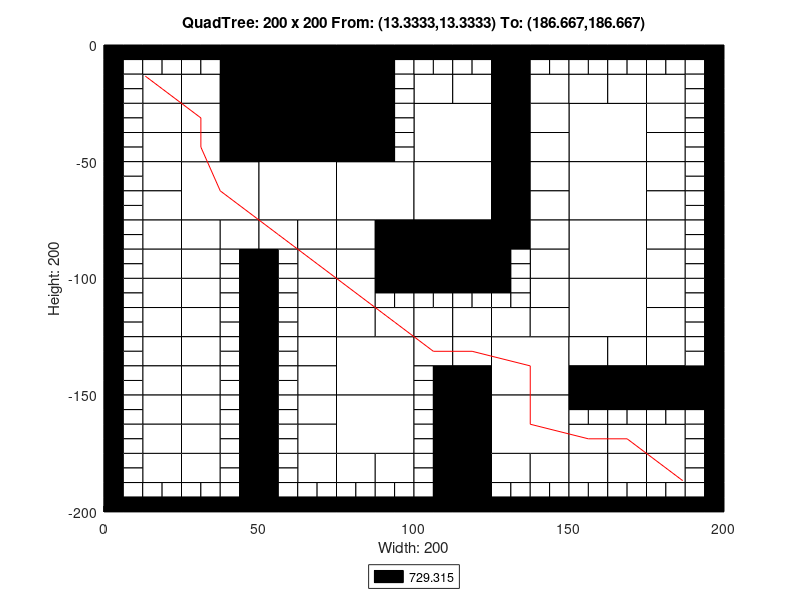

Write the MATLAB code that produced this figure.
axis([0 200 -200 0]);
title('QuadTree: 200 x 200 From: (13.3333,13.3333) To: (186.667,186.667)');
xlabel('Width: 200');
ylabel('Height: 200');
rectangle('Position',[50 -25 25 25], 'FaceColor',[0 0 0]);
rectangle('Position',[50 -50 25 25], 'FaceColor',[0 0 0]);
rectangle('Position',[25 -75 25 25], 'FaceColor',[1 1 1]);
rectangle('Position',[50 -75 25 25], 'FaceColor',[1 1 1]);
rectangle('Position',[75 -75 25 25], 'FaceColor',[1 1 1]);
rectangle('Position',[100 -50 25 25], 'FaceColor',[1 1 1]);
rectangle('Position',[150 -50 25 25], 'FaceColor',[1 1 1]);
rectangle('Position',[100 -75 25 25], 'FaceColor',[1 1 1]);
rectangle('Position',[100 -100 25 25], 'FaceColor',[0 0 0]);
rectangle('Position',[150 -75 25 25], 'FaceColor',[1 1 1]);
rectangle('Position',[150 -100 25 25], 'FaceColor',[1 1 1]);
rectangle('Position',[75 -150 25 25], 'FaceColor',[1 1 1]);
rectangle('Position',[75 -175 25 25], 'FaceColor',[1 1 1]);
rectangle('Position',[125 -150 25 25], 'FaceColor',[1 1 1]);
rectangle('Position',[150 -125 25 25], 'FaceColor',[1 1 1]);
rectangle('Position',[125 -175 25 25], 'FaceColor',[1 1 1]);
rectangle('Position',[12.5 -25 12.5 12.5], 'FaceColor',[1 1 1]);
rectangle('Position',[37.5 -12.5 12.5 12.5], 'FaceColor',[0 0 0]);
rectangle('Position',[25 -25 12.5 12.5], 'FaceColor',[1 1 1]);
rectangle('Position',[37.5 -25 12.5 12.5], 'FaceColor',[0 0 0]);
rectangle('Position',[12.5 -37.5 12.5 12.5], 'FaceColor',[1 1 1]);
rectangle('Position',[12.5 -50 12.5 12.5], 'FaceColor',[1 1 1]);
rectangle('Position',[25 -37.5 12.5 12.5], 'FaceColor',[1 1 1]);
rectangle('Position',[37.5 -37.5 12.5 12.5], 'FaceColor',[0 0 0]);
rectangle('Position',[25 -50 12.5 12.5], 'FaceColor',[1 1 1]);
rectangle('Position',[37.5 -50 12.5 12.5], 'FaceColor',[0 0 0]);
rectangle('Position',[75 -12.5 12.5 12.5], 'FaceColor',[0 0 0]);
rectangle('Position',[75 -25 12.5 12.5], 'FaceColor',[0 0 0]);
rectangle('Position',[75 -37.5 12.5 12.5], 'FaceColor',[0 0 0]);
rectangle('Position',[75 -50 12.5 12.5], 'FaceColor',[0 0 0]);
rectangle('Position',[12.5 -62.5 12.5 12.5], 'FaceColor',[1 1 1]);
rectangle('Position',[12.5 -75 12.5 12.5], 'FaceColor',[1 1 1]);
rectangle('Position',[12.5 -87.5 12.5 12.5], 'FaceColor',[1 1 1]);
rectangle('Position',[12.5 -100 12.5 12.5], 'FaceColor',[1 1 1]);
rectangle('Position',[25 -87.5 12.5 12.5], 'FaceColor',[1 1 1]);
rectangle('Position',[37.5 -87.5 12.5 12.5], 'FaceColor',[1 1 1]);
rectangle('Position',[25 -100 12.5 12.5], 'FaceColor',[1 1 1]);
rectangle('Position',[50 -87.5 12.5 12.5], 'FaceColor',[1 1 1]);
rectangle('Position',[62.5 -87.5 12.5 12.5], 'FaceColor',[1 1 1]);
rectangle('Position',[62.5 -100 12.5 12.5], 'FaceColor',[1 1 1]);
rectangle('Position',[75 -87.5 12.5 12.5], 'FaceColor',[1 1 1]);
rectangle('Position',[87.5 -87.5 12.5 12.5], 'FaceColor',[0 0 0]);
rectangle('Position',[75 -100 12.5 12.5], 'FaceColor',[1 1 1]);
rectangle('Position',[87.5 -100 12.5 12.5], 'FaceColor',[0 0 0]);
rectangle('Position',[100 -25 12.5 12.5], 'FaceColor',[1 1 1]);
rectangle('Position',[112.5 -25 12.5 12.5], 'FaceColor',[1 1 1]);
rectangle('Position',[125 -12.5 12.5 12.5], 'FaceColor',[0 0 0]);
rectangle('Position',[125 -25 12.5 12.5], 'FaceColor',[0 0 0]);
rectangle('Position',[137.5 -25 12.5 12.5], 'FaceColor',[1 1 1]);
rectangle('Position',[125 -37.5 12.5 12.5], 'FaceColor',[0 0 0]);
rectangle('Position',[137.5 -37.5 12.5 12.5], 'FaceColor',[1 1 1]);
rectangle('Position',[125 -50 12.5 12.5], 'FaceColor',[0 0 0]);
rectangle('Position',[137.5 -50 12.5 12.5], 'FaceColor',[1 1 1]);
rectangle('Position',[150 -25 12.5 12.5], 'FaceColor',[1 1 1]);
rectangle('Position',[162.5 -25 12.5 12.5], 'FaceColor',[1 1 1]);
rectangle('Position',[175 -25 12.5 12.5], 'FaceColor',[1 1 1]);
rectangle('Position',[175 -37.5 12.5 12.5], 'FaceColor',[1 1 1]);
rectangle('Position',[175 -50 12.5 12.5], 'FaceColor',[1 1 1]);
rectangle('Position',[125 -62.5 12.5 12.5], 'FaceColor',[0 0 0]);
rectangle('Position',[137.5 -62.5 12.5 12.5], 'FaceColor',[1 1 1]);
rectangle('Position',[125 -75 12.5 12.5], 'FaceColor',[0 0 0]);
rectangle('Position',[137.5 -75 12.5 12.5], 'FaceColor',[1 1 1]);
rectangle('Position',[125 -87.5 12.5 12.5], 'FaceColor',[0 0 0]);
rectangle('Position',[137.5 -87.5 12.5 12.5], 'FaceColor',[1 1 1]);
rectangle('Position',[137.5 -100 12.5 12.5], 'FaceColor',[1 1 1]);
rectangle('Position',[175 -62.5 12.5 12.5], 'FaceColor',[1 1 1]);
rectangle('Position',[175 -75 12.5 12.5], 'FaceColor',[1 1 1]);
rectangle('Position',[175 -87.5 12.5 12.5], 'FaceColor',[1 1 1]);
rectangle('Position',[175 -100 12.5 12.5], 'FaceColor',[1 1 1]);
rectangle('Position',[12.5 -112.5 12.5 12.5], 'FaceColor',[1 1 1]);
rectangle('Position',[12.5 -125 12.5 12.5], 'FaceColor',[1 1 1]);
rectangle('Position',[25 -112.5 12.5 12.5], 'FaceColor',[1 1 1]);
rectangle('Position',[25 -125 12.5 12.5], 'FaceColor',[1 1 1]);
rectangle('Position',[12.5 -137.5 12.5 12.5], 'FaceColor',[1 1 1]);
rectangle('Position',[12.5 -150 12.5 12.5], 'FaceColor',[1 1 1]);
rectangle('Position',[25 -137.5 12.5 12.5], 'FaceColor',[1 1 1]);
rectangle('Position',[25 -150 12.5 12.5], 'FaceColor',[1 1 1]);
rectangle('Position',[62.5 -112.5 12.5 12.5], 'FaceColor',[1 1 1]);
rectangle('Position',[62.5 -125 12.5 12.5], 'FaceColor',[1 1 1]);
rectangle('Position',[75 -112.5 12.5 12.5], 'FaceColor',[1 1 1]);
rectangle('Position',[75 -125 12.5 12.5], 'FaceColor',[1 1 1]);
rectangle('Position',[87.5 -125 12.5 12.5], 'FaceColor',[1 1 1]);
rectangle('Position',[62.5 -137.5 12.5 12.5], 'FaceColor',[1 1 1]);
rectangle('Position',[62.5 -150 12.5 12.5], 'FaceColor',[1 1 1]);
rectangle('Position',[12.5 -162.5 12.5 12.5], 'FaceColor',[1 1 1]);
rectangle('Position',[12.5 -175 12.5 12.5], 'FaceColor',[1 1 1]);
rectangle('Position',[25 -162.5 12.5 12.5], 'FaceColor',[1 1 1]);
rectangle('Position',[25 -175 12.5 12.5], 'FaceColor',[1 1 1]);
rectangle('Position',[12.5 -187.5 12.5 12.5], 'FaceColor',[1 1 1]);
rectangle('Position',[25 -187.5 12.5 12.5], 'FaceColor',[1 1 1]);
rectangle('Position',[62.5 -162.5 12.5 12.5], 'FaceColor',[1 1 1]);
rectangle('Position',[62.5 -175 12.5 12.5], 'FaceColor',[1 1 1]);
rectangle('Position',[62.5 -187.5 12.5 12.5], 'FaceColor',[1 1 1]);
rectangle('Position',[75 -187.5 12.5 12.5], 'FaceColor',[1 1 1]);
rectangle('Position',[87.5 -187.5 12.5 12.5], 'FaceColor',[1 1 1]);
rectangle('Position',[100 -125 12.5 12.5], 'FaceColor',[1 1 1]);
rectangle('Position',[112.5 -125 12.5 12.5], 'FaceColor',[1 1 1]);
rectangle('Position',[137.5 -112.5 12.5 12.5], 'FaceColor',[1 1 1]);
rectangle('Position',[125 -125 12.5 12.5], 'FaceColor',[1 1 1]);
rectangle('Position',[137.5 -125 12.5 12.5], 'FaceColor',[1 1 1]);
rectangle('Position',[100 -137.5 12.5 12.5], 'FaceColor',[1 1 1]);
rectangle('Position',[112.5 -137.5 12.5 12.5], 'FaceColor',[1 1 1]);
rectangle('Position',[112.5 -150 12.5 12.5], 'FaceColor',[0 0 0]);
rectangle('Position',[175 -112.5 12.5 12.5], 'FaceColor',[1 1 1]);
rectangle('Position',[175 -125 12.5 12.5], 'FaceColor',[1 1 1]);
rectangle('Position',[150 -137.5 12.5 12.5], 'FaceColor',[1 1 1]);
rectangle('Position',[162.5 -137.5 12.5 12.5], 'FaceColor',[1 1 1]);
rectangle('Position',[150 -150 12.5 12.5], 'FaceColor',[0 0 0]);
rectangle('Position',[162.5 -150 12.5 12.5], 'FaceColor',[0 0 0]);
rectangle('Position',[175 -137.5 12.5 12.5], 'FaceColor',[1 1 1]);
rectangle('Position',[175 -150 12.5 12.5], 'FaceColor',[0 0 0]);
rectangle('Position',[187.5 -150 12.5 12.5], 'FaceColor',[0 0 0]);
rectangle('Position',[112.5 -162.5 12.5 12.5], 'FaceColor',[0 0 0]);
rectangle('Position',[112.5 -175 12.5 12.5], 'FaceColor',[0 0 0]);
rectangle('Position',[112.5 -187.5 12.5 12.5], 'FaceColor',[0 0 0]);
rectangle('Position',[112.5 -200 12.5 12.5], 'FaceColor',[0 0 0]);
rectangle('Position',[125 -187.5 12.5 12.5], 'FaceColor',[1 1 1]);
rectangle('Position',[137.5 -187.5 12.5 12.5], 'FaceColor',[1 1 1]);
rectangle('Position',[150 -175 12.5 12.5], 'FaceColor',[1 1 1]);
rectangle('Position',[162.5 -175 12.5 12.5], 'FaceColor',[1 1 1]);
rectangle('Position',[175 -175 12.5 12.5], 'FaceColor',[1 1 1]);
rectangle('Position',[150 -187.5 12.5 12.5], 'FaceColor',[1 1 1]);
rectangle('Position',[162.5 -187.5 12.5 12.5], 'FaceColor',[1 1 1]);
rectangle('Position',[175 -187.5 12.5 12.5], 'FaceColor',[1 1 1]);
rectangle('Position',[0 -6.25 6.25 6.25], 'FaceColor',[0 0 0]);
rectangle('Position',[6.25 -6.25 6.25 6.25], 'FaceColor',[0 0 0]);
rectangle('Position',[0 -12.5 6.25 6.25], 'FaceColor',[0 0 0]);
rectangle('Position',[6.25 -12.5 6.25 6.25], 'FaceColor',[1 1 1]);
rectangle('Position',[12.5 -6.25 6.25 6.25], 'FaceColor',[0 0 0]);
rectangle('Position',[18.75 -6.25 6.25 6.25], 'FaceColor',[0 0 0]);
rectangle('Position',[12.5 -12.5 6.25 6.25], 'FaceColor',[1 1 1]);
rectangle('Position',[18.75 -12.5 6.25 6.25], 'FaceColor',[1 1 1]);
rectangle('Position',[0 -18.75 6.25 6.25], 'FaceColor',[0 0 0]);
rectangle('Position',[6.25 -18.75 6.25 6.25], 'FaceColor',[1 1 1]);
rectangle('Position',[0 -25 6.25 6.25], 'FaceColor',[0 0 0]);
rectangle('Position',[6.25 -25 6.25 6.25], 'FaceColor',[1 1 1]);
rectangle('Position',[25 -6.25 6.25 6.25], 'FaceColor',[0 0 0]);
rectangle('Position',[31.25 -6.25 6.25 6.25], 'FaceColor',[0 0 0]);
rectangle('Position',[25 -12.5 6.25 6.25], 'FaceColor',[1 1 1]);
rectangle('Position',[31.25 -12.5 6.25 6.25], 'FaceColor',[1 1 1]);
rectangle('Position',[0 -31.25 6.25 6.25], 'FaceColor',[0 0 0]);
rectangle('Position',[6.25 -31.25 6.25 6.25], 'FaceColor',[1 1 1]);
rectangle('Position',[0 -37.5 6.25 6.25], 'FaceColor',[0 0 0]);
rectangle('Position',[6.25 -37.5 6.25 6.25], 'FaceColor',[1 1 1]);
rectangle('Position',[0 -43.75 6.25 6.25], 'FaceColor',[0 0 0]);
rectangle('Position',[6.25 -43.75 6.25 6.25], 'FaceColor',[1 1 1]);
rectangle('Position',[0 -50 6.25 6.25], 'FaceColor',[0 0 0]);
rectangle('Position',[6.25 -50 6.25 6.25], 'FaceColor',[1 1 1]);
rectangle('Position',[87.5 -6.25 6.25 6.25], 'FaceColor',[0 0 0]);
rectangle('Position',[93.75 -6.25 6.25 6.25], 'FaceColor',[0 0 0]);
rectangle('Position',[87.5 -12.5 6.25 6.25], 'FaceColor',[0 0 0]);
rectangle('Position',[93.75 -12.5 6.25 6.25], 'FaceColor',[1 1 1]);
rectangle('Position',[87.5 -18.75 6.25 6.25], 'FaceColor',[0 0 0]);
rectangle('Position',[93.75 -18.75 6.25 6.25], 'FaceColor',[1 1 1]);
rectangle('Position',[87.5 -25 6.25 6.25], 'FaceColor',[0 0 0]);
rectangle('Position',[93.75 -25 6.25 6.25], 'FaceColor',[1 1 1]);
rectangle('Position',[87.5 -31.25 6.25 6.25], 'FaceColor',[0 0 0]);
rectangle('Position',[93.75 -31.25 6.25 6.25], 'FaceColor',[1 1 1]);
rectangle('Position',[87.5 -37.5 6.25 6.25], 'FaceColor',[0 0 0]);
rectangle('Position',[93.75 -37.5 6.25 6.25], 'FaceColor',[1 1 1]);
rectangle('Position',[87.5 -43.75 6.25 6.25], 'FaceColor',[0 0 0]);
rectangle('Position',[93.75 -43.75 6.25 6.25], 'FaceColor',[1 1 1]);
rectangle('Position',[87.5 -50 6.25 6.25], 'FaceColor',[0 0 0]);
rectangle('Position',[93.75 -50 6.25 6.25], 'FaceColor',[1 1 1]);
rectangle('Position',[0 -56.25 6.25 6.25], 'FaceColor',[0 0 0]);
rectangle('Position',[6.25 -56.25 6.25 6.25], 'FaceColor',[1 1 1]);
rectangle('Position',[0 -62.5 6.25 6.25], 'FaceColor',[0 0 0]);
rectangle('Position',[6.25 -62.5 6.25 6.25], 'FaceColor',[1 1 1]);
rectangle('Position',[0 -68.75 6.25 6.25], 'FaceColor',[0 0 0]);
rectangle('Position',[6.25 -68.75 6.25 6.25], 'FaceColor',[1 1 1]);
rectangle('Position',[0 -75 6.25 6.25], 'FaceColor',[0 0 0]);
rectangle('Position',[6.25 -75 6.25 6.25], 'FaceColor',[1 1 1]);
rectangle('Position',[0 -81.25 6.25 6.25], 'FaceColor',[0 0 0]);
rectangle('Position',[6.25 -81.25 6.25 6.25], 'FaceColor',[1 1 1]);
rectangle('Position',[0 -87.5 6.25 6.25], 'FaceColor',[0 0 0]);
rectangle('Position',[6.25 -87.5 6.25 6.25], 'FaceColor',[1 1 1]);
rectangle('Position',[0 -93.75 6.25 6.25], 'FaceColor',[0 0 0]);
rectangle('Position',[6.25 -93.75 6.25 6.25], 'FaceColor',[1 1 1]);
rectangle('Position',[0 -100 6.25 6.25], 'FaceColor',[0 0 0]);
rectangle('Position',[6.25 -100 6.25 6.25], 'FaceColor',[1 1 1]);
rectangle('Position',[37.5 -93.75 6.25 6.25], 'FaceColor',[1 1 1]);
rectangle('Position',[43.75 -93.75 6.25 6.25], 'FaceColor',[0 0 0]);
rectangle('Position',[37.5 -100 6.25 6.25], 'FaceColor',[1 1 1]);
rectangle('Position',[43.75 -100 6.25 6.25], 'FaceColor',[0 0 0]);
rectangle('Position',[50 -93.75 6.25 6.25], 'FaceColor',[0 0 0]);
rectangle('Position',[56.25 -93.75 6.25 6.25], 'FaceColor',[1 1 1]);
rectangle('Position',[50 -100 6.25 6.25], 'FaceColor',[0 0 0]);
rectangle('Position',[56.25 -100 6.25 6.25], 'FaceColor',[1 1 1]);
rectangle('Position',[100 -6.25 6.25 6.25], 'FaceColor',[0 0 0]);
rectangle('Position',[106.25 -6.25 6.25 6.25], 'FaceColor',[0 0 0]);
rectangle('Position',[100 -12.5 6.25 6.25], 'FaceColor',[1 1 1]);
rectangle('Position',[106.25 -12.5 6.25 6.25], 'FaceColor',[1 1 1]);
rectangle('Position',[112.5 -6.25 6.25 6.25], 'FaceColor',[0 0 0]);
rectangle('Position',[118.75 -6.25 6.25 6.25], 'FaceColor',[0 0 0]);
rectangle('Position',[112.5 -12.5 6.25 6.25], 'FaceColor',[1 1 1]);
rectangle('Position',[118.75 -12.5 6.25 6.25], 'FaceColor',[1 1 1]);
rectangle('Position',[137.5 -6.25 6.25 6.25], 'FaceColor',[0 0 0]);
rectangle('Position',[143.75 -6.25 6.25 6.25], 'FaceColor',[0 0 0]);
rectangle('Position',[137.5 -12.5 6.25 6.25], 'FaceColor',[1 1 1]);
rectangle('Position',[143.75 -12.5 6.25 6.25], 'FaceColor',[1 1 1]);
rectangle('Position',[150 -6.25 6.25 6.25], 'FaceColor',[0 0 0]);
rectangle('Position',[156.25 -6.25 6.25 6.25], 'FaceColor',[0 0 0]);
rectangle('Position',[150 -12.5 6.25 6.25], 'FaceColor',[1 1 1]);
rectangle('Position',[156.25 -12.5 6.25 6.25], 'FaceColor',[1 1 1]);
rectangle('Position',[162.5 -6.25 6.25 6.25], 'FaceColor',[0 0 0]);
rectangle('Position',[168.75 -6.25 6.25 6.25], 'FaceColor',[0 0 0]);
rectangle('Position',[162.5 -12.5 6.25 6.25], 'FaceColor',[1 1 1]);
rectangle('Position',[168.75 -12.5 6.25 6.25], 'FaceColor',[1 1 1]);
rectangle('Position',[175 -6.25 6.25 6.25], 'FaceColor',[0 0 0]);
rectangle('Position',[181.25 -6.25 6.25 6.25], 'FaceColor',[0 0 0]);
rectangle('Position',[175 -12.5 6.25 6.25], 'FaceColor',[1 1 1]);
rectangle('Position',[181.25 -12.5 6.25 6.25], 'FaceColor',[1 1 1]);
rectangle('Position',[187.5 -6.25 6.25 6.25], 'FaceColor',[0 0 0]);
rectangle('Position',[193.75 -6.25 6.25 6.25], 'FaceColor',[0 0 0]);
rectangle('Position',[187.5 -12.5 6.25 6.25], 'FaceColor',[1 1 1]);
rectangle('Position',[193.75 -12.5 6.25 6.25], 'FaceColor',[0 0 0]);
rectangle('Position',[187.5 -18.75 6.25 6.25], 'FaceColor',[1 1 1]);
rectangle('Position',[193.75 -18.75 6.25 6.25], 'FaceColor',[0 0 0]);
rectangle('Position',[187.5 -25 6.25 6.25], 'FaceColor',[1 1 1]);
rectangle('Position',[193.75 -25 6.25 6.25], 'FaceColor',[0 0 0]);
rectangle('Position',[187.5 -31.25 6.25 6.25], 'FaceColor',[1 1 1]);
rectangle('Position',[193.75 -31.25 6.25 6.25], 'FaceColor',[0 0 0]);
rectangle('Position',[187.5 -37.5 6.25 6.25], 'FaceColor',[1 1 1]);
rectangle('Position',[193.75 -37.5 6.25 6.25], 'FaceColor',[0 0 0]);
rectangle('Position',[187.5 -43.75 6.25 6.25], 'FaceColor',[1 1 1]);
rectangle('Position',[193.75 -43.75 6.25 6.25], 'FaceColor',[0 0 0]);
rectangle('Position',[187.5 -50 6.25 6.25], 'FaceColor',[1 1 1]);
rectangle('Position',[193.75 -50 6.25 6.25], 'FaceColor',[0 0 0]);
rectangle('Position',[125 -93.75 6.25 6.25], 'FaceColor',[0 0 0]);
rectangle('Position',[131.25 -93.75 6.25 6.25], 'FaceColor',[1 1 1]);
rectangle('Position',[125 -100 6.25 6.25], 'FaceColor',[0 0 0]);
rectangle('Position',[131.25 -100 6.25 6.25], 'FaceColor',[1 1 1]);
rectangle('Position',[187.5 -56.25 6.25 6.25], 'FaceColor',[1 1 1]);
rectangle('Position',[193.75 -56.25 6.25 6.25], 'FaceColor',[0 0 0]);
rectangle('Position',[187.5 -62.5 6.25 6.25], 'FaceColor',[1 1 1]);
rectangle('Position',[193.75 -62.5 6.25 6.25], 'FaceColor',[0 0 0]);
rectangle('Position',[187.5 -68.75 6.25 6.25], 'FaceColor',[1 1 1]);
rectangle('Position',[193.75 -68.75 6.25 6.25], 'FaceColor',[0 0 0]);
rectangle('Position',[187.5 -75 6.25 6.25], 'FaceColor',[1 1 1]);
rectangle('Position',[193.75 -75 6.25 6.25], 'FaceColor',[0 0 0]);
rectangle('Position',[187.5 -81.25 6.25 6.25], 'FaceColor',[1 1 1]);
rectangle('Position',[193.75 -81.25 6.25 6.25], 'FaceColor',[0 0 0]);
rectangle('Position',[187.5 -87.5 6.25 6.25], 'FaceColor',[1 1 1]);
rectangle('Position',[193.75 -87.5 6.25 6.25], 'FaceColor',[0 0 0]);
rectangle('Position',[187.5 -93.75 6.25 6.25], 'FaceColor',[1 1 1]);
rectangle('Position',[193.75 -93.75 6.25 6.25], 'FaceColor',[0 0 0]);
rectangle('Position',[187.5 -100 6.25 6.25], 'FaceColor',[1 1 1]);
rectangle('Position',[193.75 -100 6.25 6.25], 'FaceColor',[0 0 0]);
rectangle('Position',[0 -106.25 6.25 6.25], 'FaceColor',[0 0 0]);
rectangle('Position',[6.25 -106.25 6.25 6.25], 'FaceColor',[1 1 1]);
rectangle('Position',[0 -112.5 6.25 6.25], 'FaceColor',[0 0 0]);
rectangle('Position',[6.25 -112.5 6.25 6.25], 'FaceColor',[1 1 1]);
rectangle('Position',[0 -118.75 6.25 6.25], 'FaceColor',[0 0 0]);
rectangle('Position',[6.25 -118.75 6.25 6.25], 'FaceColor',[1 1 1]);
rectangle('Position',[0 -125 6.25 6.25], 'FaceColor',[0 0 0]);
rectangle('Position',[6.25 -125 6.25 6.25], 'FaceColor',[1 1 1]);
rectangle('Position',[37.5 -106.25 6.25 6.25], 'FaceColor',[1 1 1]);
rectangle('Position',[43.75 -106.25 6.25 6.25], 'FaceColor',[0 0 0]);
rectangle('Position',[37.5 -112.5 6.25 6.25], 'FaceColor',[1 1 1]);
rectangle('Position',[43.75 -112.5 6.25 6.25], 'FaceColor',[0 0 0]);
rectangle('Position',[37.5 -118.75 6.25 6.25], 'FaceColor',[1 1 1]);
rectangle('Position',[43.75 -118.75 6.25 6.25], 'FaceColor',[0 0 0]);
rectangle('Position',[37.5 -125 6.25 6.25], 'FaceColor',[1 1 1]);
rectangle('Position',[43.75 -125 6.25 6.25], 'FaceColor',[0 0 0]);
rectangle('Position',[0 -131.25 6.25 6.25], 'FaceColor',[0 0 0]);
rectangle('Position',[6.25 -131.25 6.25 6.25], 'FaceColor',[1 1 1]);
rectangle('Position',[0 -137.5 6.25 6.25], 'FaceColor',[0 0 0]);
rectangle('Position',[6.25 -137.5 6.25 6.25], 'FaceColor',[1 1 1]);
rectangle('Position',[0 -143.75 6.25 6.25], 'FaceColor',[0 0 0]);
rectangle('Position',[6.25 -143.75 6.25 6.25], 'FaceColor',[1 1 1]);
rectangle('Position',[0 -150 6.25 6.25], 'FaceColor',[0 0 0]);
rectangle('Position',[6.25 -150 6.25 6.25], 'FaceColor',[1 1 1]);
rectangle('Position',[37.5 -131.25 6.25 6.25], 'FaceColor',[1 1 1]);
rectangle('Position',[43.75 -131.25 6.25 6.25], 'FaceColor',[0 0 0]);
rectangle('Position',[37.5 -137.5 6.25 6.25], 'FaceColor',[1 1 1]);
rectangle('Position',[43.75 -137.5 6.25 6.25], 'FaceColor',[0 0 0]);
rectangle('Position',[37.5 -143.75 6.25 6.25], 'FaceColor',[1 1 1]);
rectangle('Position',[43.75 -143.75 6.25 6.25], 'FaceColor',[0 0 0]);
rectangle('Position',[37.5 -150 6.25 6.25], 'FaceColor',[1 1 1]);
rectangle('Position',[43.75 -150 6.25 6.25], 'FaceColor',[0 0 0]);
rectangle('Position',[50 -106.25 6.25 6.25], 'FaceColor',[0 0 0]);
rectangle('Position',[56.25 -106.25 6.25 6.25], 'FaceColor',[1 1 1]);
rectangle('Position',[50 -112.5 6.25 6.25], 'FaceColor',[0 0 0]);
rectangle('Position',[56.25 -112.5 6.25 6.25], 'FaceColor',[1 1 1]);
rectangle('Position',[50 -118.75 6.25 6.25], 'FaceColor',[0 0 0]);
rectangle('Position',[56.25 -118.75 6.25 6.25], 'FaceColor',[1 1 1]);
rectangle('Position',[50 -125 6.25 6.25], 'FaceColor',[0 0 0]);
rectangle('Position',[56.25 -125 6.25 6.25], 'FaceColor',[1 1 1]);
rectangle('Position',[87.5 -106.25 6.25 6.25], 'FaceColor',[0 0 0]);
rectangle('Position',[93.75 -106.25 6.25 6.25], 'FaceColor',[0 0 0]);
rectangle('Position',[87.5 -112.5 6.25 6.25], 'FaceColor',[1 1 1]);
rectangle('Position',[93.75 -112.5 6.25 6.25], 'FaceColor',[1 1 1]);
rectangle('Position',[50 -131.25 6.25 6.25], 'FaceColor',[0 0 0]);
rectangle('Position',[56.25 -131.25 6.25 6.25], 'FaceColor',[1 1 1]);
rectangle('Position',[50 -137.5 6.25 6.25], 'FaceColor',[0 0 0]);
rectangle('Position',[56.25 -137.5 6.25 6.25], 'FaceColor',[1 1 1]);
rectangle('Position',[50 -143.75 6.25 6.25], 'FaceColor',[0 0 0]);
rectangle('Position',[56.25 -143.75 6.25 6.25], 'FaceColor',[1 1 1]);
rectangle('Position',[50 -150 6.25 6.25], 'FaceColor',[0 0 0]);
rectangle('Position',[56.25 -150 6.25 6.25], 'FaceColor',[1 1 1]);
rectangle('Position',[0 -156.25 6.25 6.25], 'FaceColor',[0 0 0]);
rectangle('Position',[6.25 -156.25 6.25 6.25], 'FaceColor',[1 1 1]);
rectangle('Position',[0 -162.5 6.25 6.25], 'FaceColor',[0 0 0]);
rectangle('Position',[6.25 -162.5 6.25 6.25], 'FaceColor',[1 1 1]);
rectangle('Position',[0 -168.75 6.25 6.25], 'FaceColor',[0 0 0]);
rectangle('Position',[6.25 -168.75 6.25 6.25], 'FaceColor',[1 1 1]);
rectangle('Position',[0 -175 6.25 6.25], 'FaceColor',[0 0 0]);
rectangle('Position',[6.25 -175 6.25 6.25], 'FaceColor',[1 1 1]);
rectangle('Position',[37.5 -156.25 6.25 6.25], 'FaceColor',[1 1 1]);
rectangle('Position',[43.75 -156.25 6.25 6.25], 'FaceColor',[0 0 0]);
rectangle('Position',[37.5 -162.5 6.25 6.25], 'FaceColor',[1 1 1]);
rectangle('Position',[43.75 -162.5 6.25 6.25], 'FaceColor',[0 0 0]);
rectangle('Position',[37.5 -168.75 6.25 6.25], 'FaceColor',[1 1 1]);
rectangle('Position',[43.75 -168.75 6.25 6.25], 'FaceColor',[0 0 0]);
rectangle('Position',[37.5 -175 6.25 6.25], 'FaceColor',[1 1 1]);
rectangle('Position',[43.75 -175 6.25 6.25], 'FaceColor',[0 0 0]);
rectangle('Position',[0 -181.25 6.25 6.25], 'FaceColor',[0 0 0]);
rectangle('Position',[6.25 -181.25 6.25 6.25], 'FaceColor',[1 1 1]);
rectangle('Position',[0 -187.5 6.25 6.25], 'FaceColor',[0 0 0]);
rectangle('Position',[6.25 -187.5 6.25 6.25], 'FaceColor',[1 1 1]);
rectangle('Position',[0 -193.75 6.25 6.25], 'FaceColor',[0 0 0]);
rectangle('Position',[6.25 -193.75 6.25 6.25], 'FaceColor',[1 1 1]);
rectangle('Position',[0 -200 6.25 6.25], 'FaceColor',[0 0 0]);
rectangle('Position',[6.25 -200 6.25 6.25], 'FaceColor',[0 0 0]);
rectangle('Position',[12.5 -193.75 6.25 6.25], 'FaceColor',[1 1 1]);
rectangle('Position',[18.75 -193.75 6.25 6.25], 'FaceColor',[1 1 1]);
rectangle('Position',[12.5 -200 6.25 6.25], 'FaceColor',[0 0 0]);
rectangle('Position',[18.75 -200 6.25 6.25], 'FaceColor',[0 0 0]);
rectangle('Position',[37.5 -181.25 6.25 6.25], 'FaceColor',[1 1 1]);
rectangle('Position',[43.75 -181.25 6.25 6.25], 'FaceColor',[0 0 0]);
rectangle('Position',[37.5 -187.5 6.25 6.25], 'FaceColor',[1 1 1]);
rectangle('Position',[43.75 -187.5 6.25 6.25], 'FaceColor',[0 0 0]);
rectangle('Position',[25 -193.75 6.25 6.25], 'FaceColor',[1 1 1]);
rectangle('Position',[31.25 -193.75 6.25 6.25], 'FaceColor',[1 1 1]);
rectangle('Position',[25 -200 6.25 6.25], 'FaceColor',[0 0 0]);
rectangle('Position',[31.25 -200 6.25 6.25], 'FaceColor',[0 0 0]);
rectangle('Position',[37.5 -193.75 6.25 6.25], 'FaceColor',[1 1 1]);
rectangle('Position',[43.75 -193.75 6.25 6.25], 'FaceColor',[0 0 0]);
rectangle('Position',[37.5 -200 6.25 6.25], 'FaceColor',[0 0 0]);
rectangle('Position',[43.75 -200 6.25 6.25], 'FaceColor',[0 0 0]);
rectangle('Position',[50 -156.25 6.25 6.25], 'FaceColor',[0 0 0]);
rectangle('Position',[56.25 -156.25 6.25 6.25], 'FaceColor',[1 1 1]);
rectangle('Position',[50 -162.5 6.25 6.25], 'FaceColor',[0 0 0]);
rectangle('Position',[56.25 -162.5 6.25 6.25], 'FaceColor',[1 1 1]);
rectangle('Position',[50 -168.75 6.25 6.25], 'FaceColor',[0 0 0]);
rectangle('Position',[56.25 -168.75 6.25 6.25], 'FaceColor',[1 1 1]);
rectangle('Position',[50 -175 6.25 6.25], 'FaceColor',[0 0 0]);
rectangle('Position',[56.25 -175 6.25 6.25], 'FaceColor',[1 1 1]);
rectangle('Position',[50 -181.25 6.25 6.25], 'FaceColor',[0 0 0]);
rectangle('Position',[56.25 -181.25 6.25 6.25], 'FaceColor',[1 1 1]);
rectangle('Position',[50 -187.5 6.25 6.25], 'FaceColor',[0 0 0]);
rectangle('Position',[56.25 -187.5 6.25 6.25], 'FaceColor',[1 1 1]);
rectangle('Position',[50 -193.75 6.25 6.25], 'FaceColor',[0 0 0]);
rectangle('Position',[56.25 -193.75 6.25 6.25], 'FaceColor',[1 1 1]);
rectangle('Position',[50 -200 6.25 6.25], 'FaceColor',[0 0 0]);
rectangle('Position',[56.25 -200 6.25 6.25], 'FaceColor',[0 0 0]);
rectangle('Position',[62.5 -193.75 6.25 6.25], 'FaceColor',[1 1 1]);
rectangle('Position',[68.75 -193.75 6.25 6.25], 'FaceColor',[1 1 1]);
rectangle('Position',[62.5 -200 6.25 6.25], 'FaceColor',[0 0 0]);
rectangle('Position',[68.75 -200 6.25 6.25], 'FaceColor',[0 0 0]);
rectangle('Position',[75 -193.75 6.25 6.25], 'FaceColor',[1 1 1]);
rectangle('Position',[81.25 -193.75 6.25 6.25], 'FaceColor',[1 1 1]);
rectangle('Position',[75 -200 6.25 6.25], 'FaceColor',[0 0 0]);
rectangle('Position',[81.25 -200 6.25 6.25], 'FaceColor',[0 0 0]);
rectangle('Position',[87.5 -193.75 6.25 6.25], 'FaceColor',[1 1 1]);
rectangle('Position',[93.75 -193.75 6.25 6.25], 'FaceColor',[1 1 1]);
rectangle('Position',[87.5 -200 6.25 6.25], 'FaceColor',[0 0 0]);
rectangle('Position',[93.75 -200 6.25 6.25], 'FaceColor',[0 0 0]);
rectangle('Position',[100 -106.25 6.25 6.25], 'FaceColor',[0 0 0]);
rectangle('Position',[106.25 -106.25 6.25 6.25], 'FaceColor',[0 0 0]);
rectangle('Position',[100 -112.5 6.25 6.25], 'FaceColor',[1 1 1]);
rectangle('Position',[106.25 -112.5 6.25 6.25], 'FaceColor',[1 1 1]);
rectangle('Position',[112.5 -106.25 6.25 6.25], 'FaceColor',[0 0 0]);
rectangle('Position',[118.75 -106.25 6.25 6.25], 'FaceColor',[0 0 0]);
rectangle('Position',[112.5 -112.5 6.25 6.25], 'FaceColor',[1 1 1]);
rectangle('Position',[118.75 -112.5 6.25 6.25], 'FaceColor',[1 1 1]);
rectangle('Position',[125 -106.25 6.25 6.25], 'FaceColor',[0 0 0]);
rectangle('Position',[131.25 -106.25 6.25 6.25], 'FaceColor',[1 1 1]);
rectangle('Position',[125 -112.5 6.25 6.25], 'FaceColor',[1 1 1]);
rectangle('Position',[131.25 -112.5 6.25 6.25], 'FaceColor',[1 1 1]);
rectangle('Position',[100 -143.75 6.25 6.25], 'FaceColor',[1 1 1]);
rectangle('Position',[106.25 -143.75 6.25 6.25], 'FaceColor',[0 0 0]);
rectangle('Position',[100 -150 6.25 6.25], 'FaceColor',[1 1 1]);
rectangle('Position',[106.25 -150 6.25 6.25], 'FaceColor',[0 0 0]);
rectangle('Position',[187.5 -106.25 6.25 6.25], 'FaceColor',[1 1 1]);
rectangle('Position',[193.75 -106.25 6.25 6.25], 'FaceColor',[0 0 0]);
rectangle('Position',[187.5 -112.5 6.25 6.25], 'FaceColor',[1 1 1]);
rectangle('Position',[193.75 -112.5 6.25 6.25], 'FaceColor',[0 0 0]);
rectangle('Position',[187.5 -118.75 6.25 6.25], 'FaceColor',[1 1 1]);
rectangle('Position',[193.75 -118.75 6.25 6.25], 'FaceColor',[0 0 0]);
rectangle('Position',[187.5 -125 6.25 6.25], 'FaceColor',[1 1 1]);
rectangle('Position',[193.75 -125 6.25 6.25], 'FaceColor',[0 0 0]);
rectangle('Position',[187.5 -131.25 6.25 6.25], 'FaceColor',[1 1 1]);
rectangle('Position',[193.75 -131.25 6.25 6.25], 'FaceColor',[0 0 0]);
rectangle('Position',[187.5 -137.5 6.25 6.25], 'FaceColor',[1 1 1]);
rectangle('Position',[193.75 -137.5 6.25 6.25], 'FaceColor',[0 0 0]);
rectangle('Position',[100 -156.25 6.25 6.25], 'FaceColor',[1 1 1]);
rectangle('Position',[106.25 -156.25 6.25 6.25], 'FaceColor',[0 0 0]);
rectangle('Position',[100 -162.5 6.25 6.25], 'FaceColor',[1 1 1]);
rectangle('Position',[106.25 -162.5 6.25 6.25], 'FaceColor',[0 0 0]);
rectangle('Position',[100 -168.75 6.25 6.25], 'FaceColor',[1 1 1]);
rectangle('Position',[106.25 -168.75 6.25 6.25], 'FaceColor',[0 0 0]);
rectangle('Position',[100 -175 6.25 6.25], 'FaceColor',[1 1 1]);
rectangle('Position',[106.25 -175 6.25 6.25], 'FaceColor',[0 0 0]);
rectangle('Position',[100 -181.25 6.25 6.25], 'FaceColor',[1 1 1]);
rectangle('Position',[106.25 -181.25 6.25 6.25], 'FaceColor',[0 0 0]);
rectangle('Position',[100 -187.5 6.25 6.25], 'FaceColor',[1 1 1]);
rectangle('Position',[106.25 -187.5 6.25 6.25], 'FaceColor',[0 0 0]);
rectangle('Position',[100 -193.75 6.25 6.25], 'FaceColor',[1 1 1]);
rectangle('Position',[106.25 -193.75 6.25 6.25], 'FaceColor',[0 0 0]);
rectangle('Position',[100 -200 6.25 6.25], 'FaceColor',[0 0 0]);
rectangle('Position',[106.25 -200 6.25 6.25], 'FaceColor',[0 0 0]);
rectangle('Position',[125 -193.75 6.25 6.25], 'FaceColor',[1 1 1]);
rectangle('Position',[131.25 -193.75 6.25 6.25], 'FaceColor',[1 1 1]);
rectangle('Position',[125 -200 6.25 6.25], 'FaceColor',[0 0 0]);
rectangle('Position',[131.25 -200 6.25 6.25], 'FaceColor',[0 0 0]);
rectangle('Position',[137.5 -193.75 6.25 6.25], 'FaceColor',[1 1 1]);
rectangle('Position',[143.75 -193.75 6.25 6.25], 'FaceColor',[1 1 1]);
rectangle('Position',[137.5 -200 6.25 6.25], 'FaceColor',[0 0 0]);
rectangle('Position',[143.75 -200 6.25 6.25], 'FaceColor',[0 0 0]);
rectangle('Position',[150 -156.25 6.25 6.25], 'FaceColor',[0 0 0]);
rectangle('Position',[156.25 -156.25 6.25 6.25], 'FaceColor',[0 0 0]);
rectangle('Position',[150 -162.5 6.25 6.25], 'FaceColor',[1 1 1]);
rectangle('Position',[156.25 -162.5 6.25 6.25], 'FaceColor',[1 1 1]);
rectangle('Position',[162.5 -156.25 6.25 6.25], 'FaceColor',[0 0 0]);
rectangle('Position',[168.75 -156.25 6.25 6.25], 'FaceColor',[0 0 0]);
rectangle('Position',[162.5 -162.5 6.25 6.25], 'FaceColor',[1 1 1]);
rectangle('Position',[168.75 -162.5 6.25 6.25], 'FaceColor',[1 1 1]);
rectangle('Position',[175 -156.25 6.25 6.25], 'FaceColor',[0 0 0]);
rectangle('Position',[181.25 -156.25 6.25 6.25], 'FaceColor',[0 0 0]);
rectangle('Position',[175 -162.5 6.25 6.25], 'FaceColor',[1 1 1]);
rectangle('Position',[181.25 -162.5 6.25 6.25], 'FaceColor',[1 1 1]);
rectangle('Position',[187.5 -156.25 6.25 6.25], 'FaceColor',[0 0 0]);
rectangle('Position',[193.75 -156.25 6.25 6.25], 'FaceColor',[0 0 0]);
rectangle('Position',[187.5 -162.5 6.25 6.25], 'FaceColor',[1 1 1]);
rectangle('Position',[193.75 -162.5 6.25 6.25], 'FaceColor',[0 0 0]);
rectangle('Position',[187.5 -168.75 6.25 6.25], 'FaceColor',[1 1 1]);
rectangle('Position',[193.75 -168.75 6.25 6.25], 'FaceColor',[0 0 0]);
rectangle('Position',[187.5 -175 6.25 6.25], 'FaceColor',[1 1 1]);
rectangle('Position',[193.75 -175 6.25 6.25], 'FaceColor',[0 0 0]);
rectangle('Position',[150 -193.75 6.25 6.25], 'FaceColor',[1 1 1]);
rectangle('Position',[156.25 -193.75 6.25 6.25], 'FaceColor',[1 1 1]);
rectangle('Position',[150 -200 6.25 6.25], 'FaceColor',[0 0 0]);
rectangle('Position',[156.25 -200 6.25 6.25], 'FaceColor',[0 0 0]);
rectangle('Position',[162.5 -193.75 6.25 6.25], 'FaceColor',[1 1 1]);
rectangle('Position',[168.75 -193.75 6.25 6.25], 'FaceColor',[1 1 1]);
rectangle('Position',[162.5 -200 6.25 6.25], 'FaceColor',[0 0 0]);
rectangle('Position',[168.75 -200 6.25 6.25], 'FaceColor',[0 0 0]);
rectangle('Position',[187.5 -181.25 6.25 6.25], 'FaceColor',[1 1 1]);
rectangle('Position',[193.75 -181.25 6.25 6.25], 'FaceColor',[0 0 0]);
rectangle('Position',[187.5 -187.5 6.25 6.25], 'FaceColor',[1 1 1]);
rectangle('Position',[193.75 -187.5 6.25 6.25], 'FaceColor',[0 0 0]);
rectangle('Position',[175 -193.75 6.25 6.25], 'FaceColor',[1 1 1]);
rectangle('Position',[181.25 -193.75 6.25 6.25], 'FaceColor',[1 1 1]);
rectangle('Position',[175 -200 6.25 6.25], 'FaceColor',[0 0 0]);
rectangle('Position',[181.25 -200 6.25 6.25], 'FaceColor',[0 0 0]);
rectangle('Position',[187.5 -193.75 6.25 6.25], 'FaceColor',[1 1 1]);
rectangle('Position',[193.75 -193.75 6.25 6.25], 'FaceColor',[0 0 0]);
rectangle('Position',[187.5 -200 6.25 6.25], 'FaceColor',[0 0 0]);
rectangle('Position',[193.75 -200 6.25 6.25], 'FaceColor',[0 0 0]);
X=[186.667,181.25,168.75,156.25,137.5,137.5,118.75,106.25,93.75,81.25,68.75,56.25,37.5,31.25,31.25,18.75,13.3333];
Y=[-186.667,-181.25,-168.75,-168.75,-162.5,-137.5,-131.25,-131.25,-118.75,-106.25,-93.75,-81.25,-62.5,-43.75,-31.25,-18.75,-13.3333];
hold on;
plot(X,Y,'r');
legend('729.315','Location','southoutside');
